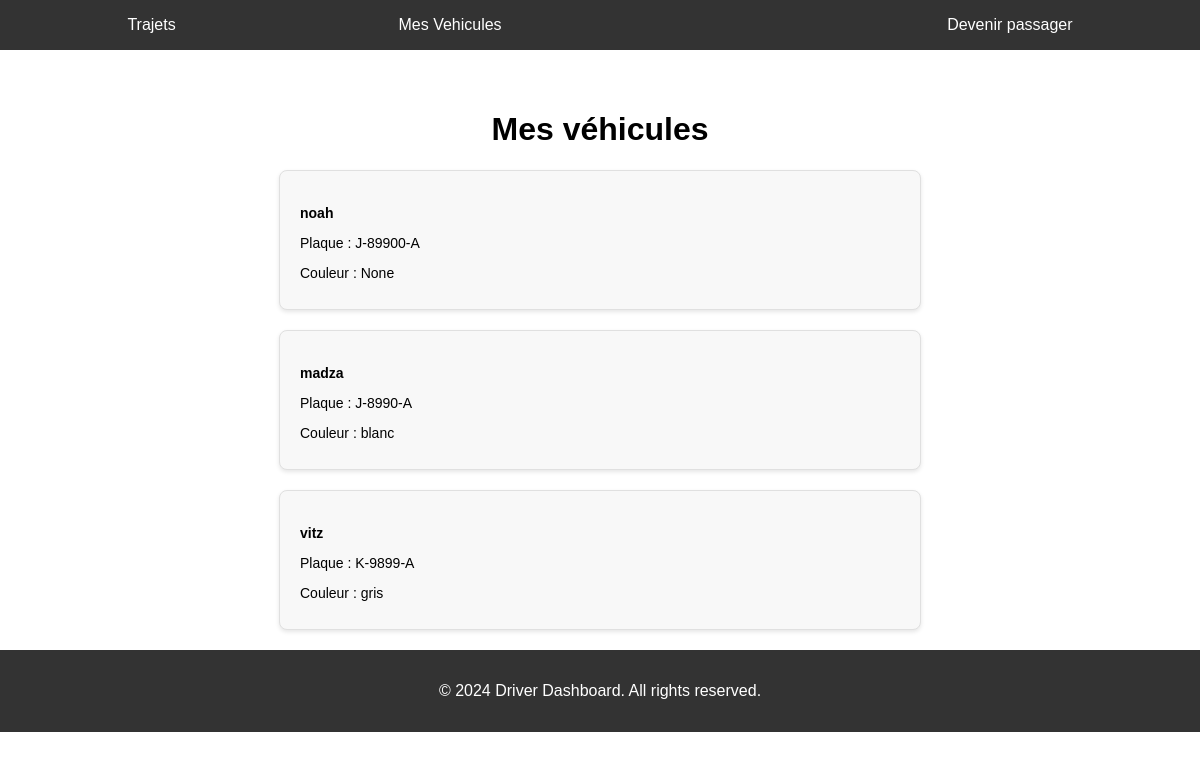
Page /cars/ on the earlier database version.
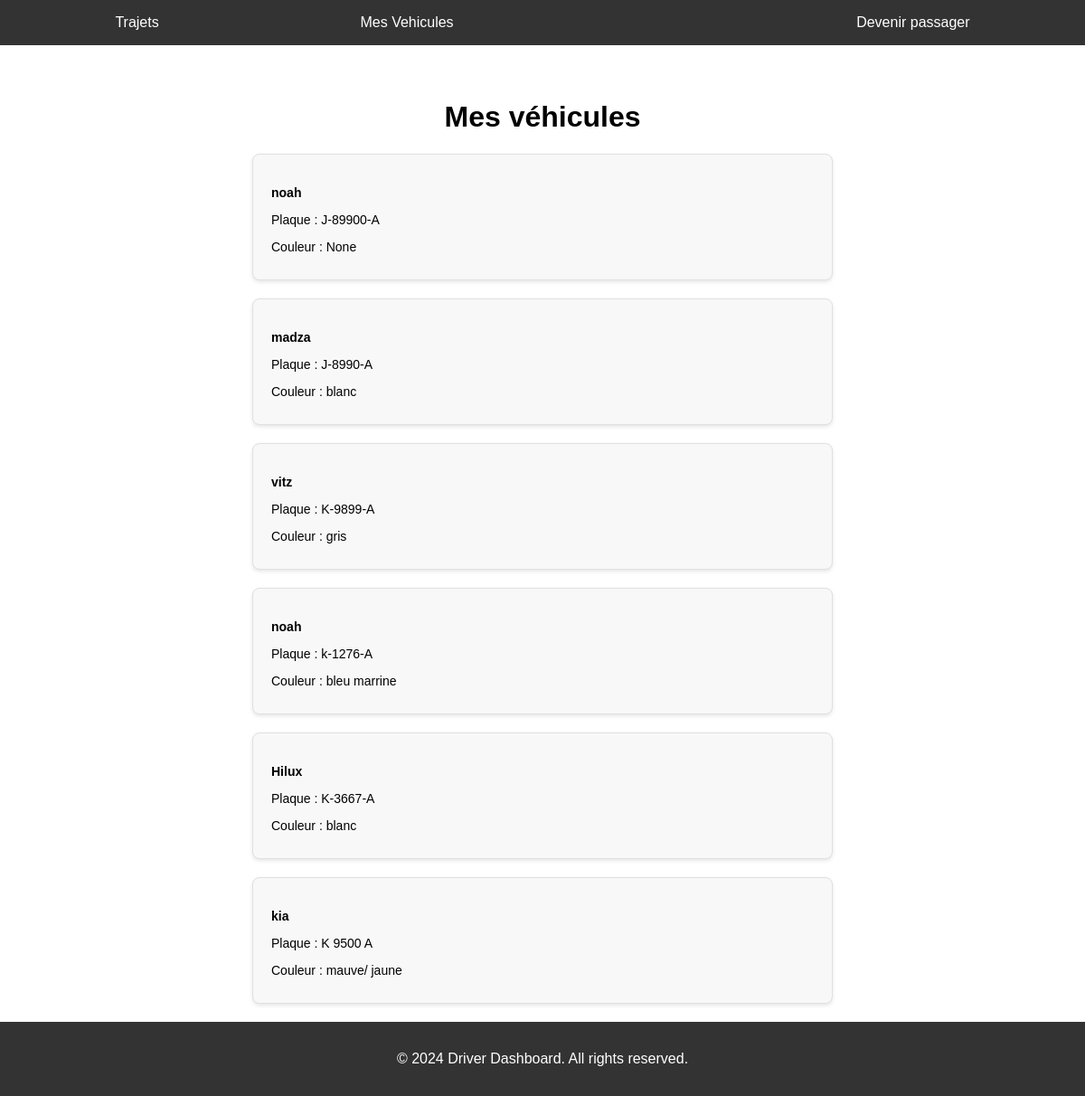
Same page on the later database version.
### covoiturage/models.py (models this page shows, shortened)
class Vehicule(models.Model):
    user = models.ForeignKey(User, on_delete=models.CASCADE, related_name='vehicle', null=True)
    modele = models.CharField(max_length=35, null=True)
    plaque = models.CharField(max_length=10, null=True)
    color = models.CharField(max_length=40, null=True)

### Stage/views.py (the view)
# urls.py: path('cars/', views.cars, name='cars'),
def cars(request):
    vehicles = Vehicule.objects.all()
    return render(request, 'cars.html', {'vehicles': vehicles})

### templates/cars.html
{% extends 'base.html' %}
{% load static %}
{% block section %}
<link rel="stylesheet" href="{% static 'car.css' %}">
<div class="vehicles-container">
    <h1>Mes véhicules</h1>
    {% for vehicle in vehicles %}
    <div class="vehicle-card">
      <p><strong>{{ vehicle.modele }}</strong></p>
      <p>Plaque : {{ vehicle.plaque }}</p>
      <p>Couleur : {{ vehicle.color }}</p>
    </div>
    {% endfor %}
  </div>
{% endblock section%}

Differences in the rows shown:
added Vehicule: modele "noah", plaque "k-1276-A", color "bleu marrine"
added Vehicule: modele "Hilux", plaque "K-3667-A", color "blanc"
added Vehicule: modele "kia", plaque "K 9500 A", color "mauve/ jaune"
